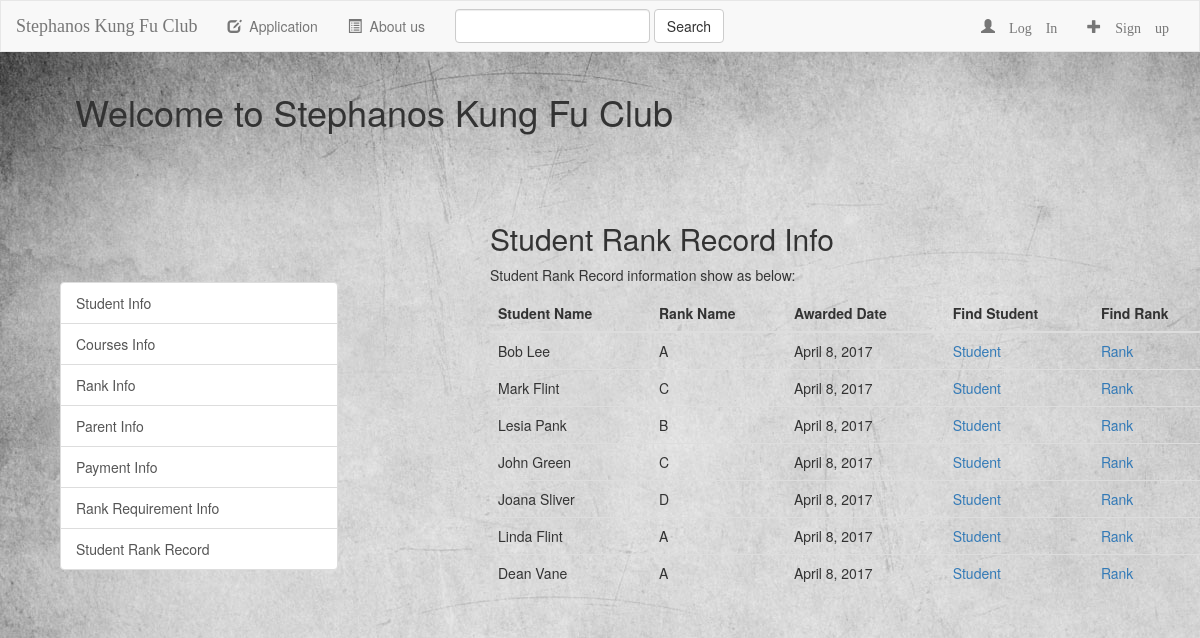
/skf/rank_record/, run on an earlier commit of the app's database.
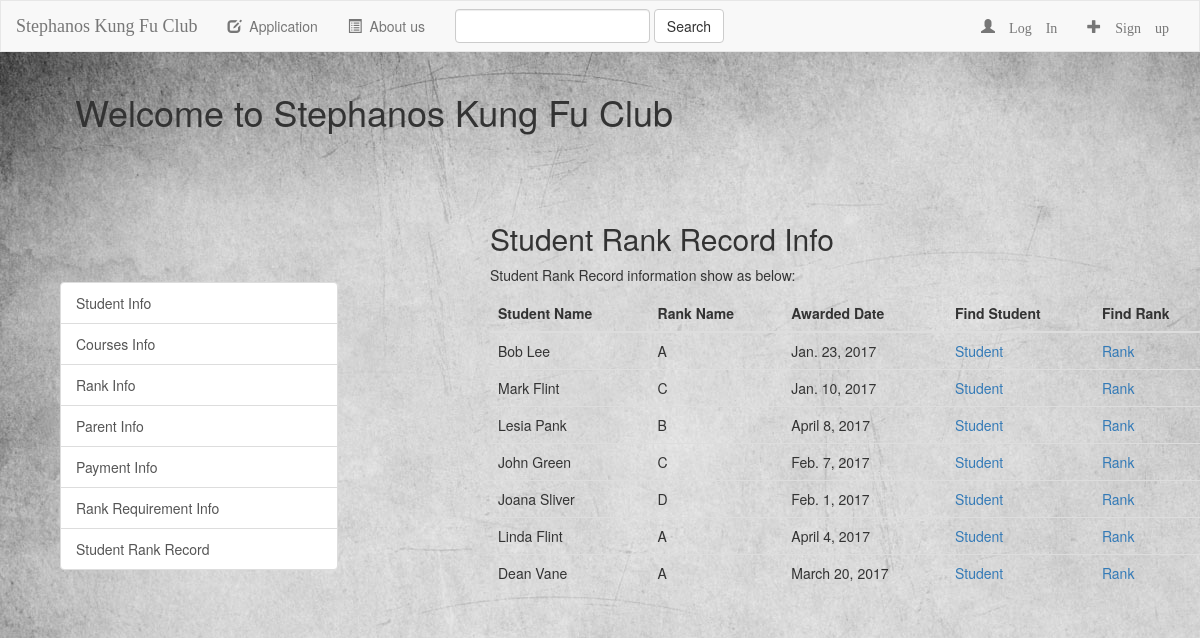
And on a later commit of the database.
### skf/models.py (models this page shows, shortened)
class RankRecord(models.Model):
    student = models.ForeignKey(Student, on_delete=models.CASCADE)
    rank = models.ForeignKey(Rank, on_delete=models.CASCADE)
    rdate = models.DateField(editable=True, blank=True)

class Student(models.Model):
    student_num = models.CharField(max_length=500, primary_key=True)
    name = models.CharField(max_length=500)
    dob = models.DateField(editable=True, blank=True)
    djs = models.DateField(editable=True, blank=True)
    mobile = models.CharField(max_length=500)
    email = models.CharField(max_length=500)
    address = models.CharField(max_length=500)

class Rank(models.Model):
    student = models.ManyToManyField(Student, through='RankRecord')
    name = models.CharField(max_length=500, primary_key=True)
    bcolor = models.CharField(max_length=500)

### skf/views.py (the view)
class RankRecordView(generic.ListView):
    context_object_name = "rank_records"
    template_name = 'skf/rank_record.html'
    def get_queryset(self):
        return RankRecord.objects.all()

### skf/templates/skf/rank_record.html (shortened to what this page needs)
{% extends "skf/base.html" %}
{% block body %}
    <h2>Student Rank Record Info</h2>
    <p>Student Rank Record information show as below:</p>
    <table class="table table-hover">
        <thead>
        <tr>
            <th>Student Name</th>
            <th>Rank Name</th>
            <th>Awarded Date</th>
            <th>Find Student</th>
            <th>Find Rank</th>
        </tr>
        </thead>
        <tbody>
        {% for rank_record in rank_records %}
            <tr>
                <td>{{ rank_record.student.name }}</td>
                <td>{{ rank_record.rank.name }}</td>
                <td>{{ rank_record.rdate }}</td>
                <td><a href="{% url 'skf:rr_student' rank_record.id %}">Student</a></td>
                <td><a href="{% url 'skf:rr_rank' rank_record.id %}">Rank</a></td>
            </tr>
        {% endfor %}
        </tbody>
    </table>
{% endblock %}

What changed in the data, as far as the page shows it:
changed RankRecord "Bob Lee": rdate "April 8, 2017" → "Jan. 23, 2017"
changed RankRecord "Mark Flint": rdate "April 8, 2017" → "Jan. 10, 2017"
changed RankRecord "John Green": rdate "April 8, 2017" → "Feb. 7, 2017"
changed RankRecord "Joana Sliver": rdate "April 8, 2017" → "Feb. 1, 2017"
changed RankRecord "Linda Flint": rdate "April 8, 2017" → "April 4, 2017"
changed RankRecord "Dean Vane": rdate "April 8, 2017" → "March 20, 2017"
